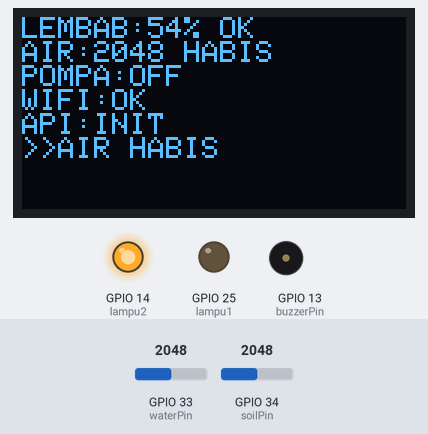
Bench run of a sketch on a simulated ESP32. Shown: 128×64 one-colour display, output pins drawn as LEDs (lit = HIGH), buzzer (waves = sounding). Inputs (shaded band) come from the test bench; at power-on: GPIO 33 (waterPin) = 2048, GPIO 34 (soilPin) = 2048 (analog values on the 0–4095 scale). WiFi joins after 1.5 s; servers stay silent unless stated; uploads are accepted with an empty reply; what the sketch prints to the serial monitor is not drawn.

Above: at 3.0 s.
3.1 s: GPIO 33 (waterPin) set to 2866
At 4.5 s:
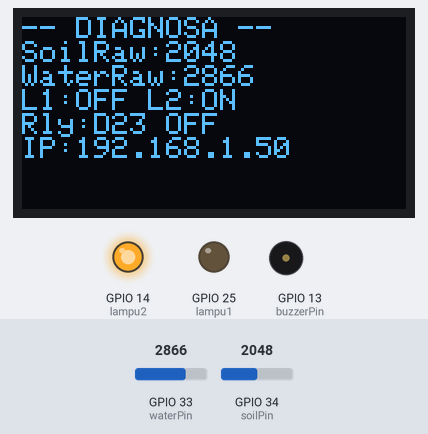
6.1 s: GPIO 34 (soilPin) set to 7
At 7.1 s:
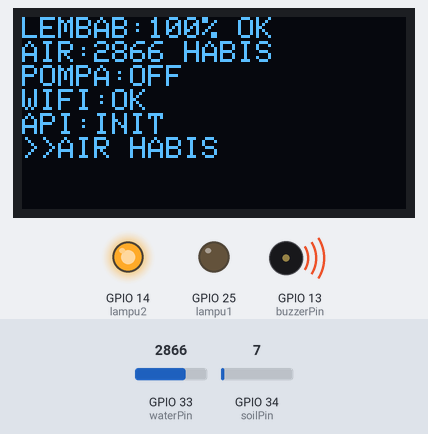
8.7 s: GPIO 34 (soilPin) set to 4
At 11.4 s:
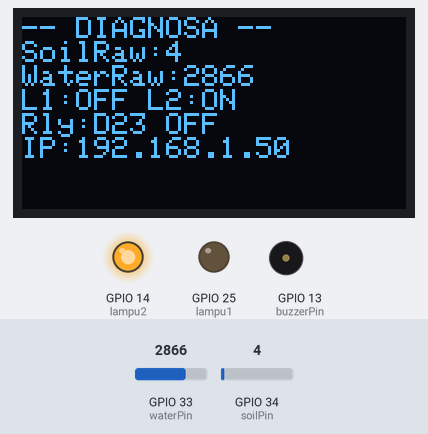
11.7 s: GPIO 34 (soilPin) set to 70
At 14.5 s:
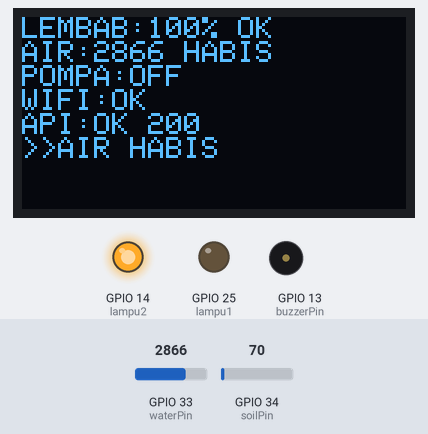
14.7 s: GPIO 34 (soilPin) set to 0
At 17.1 s:
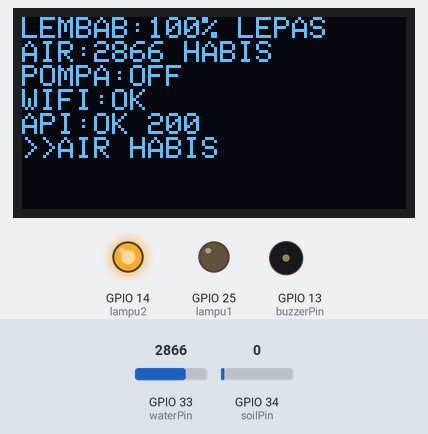
17.7 s: GPIO 33 (waterPin) set to 3040
At 18.59 s:
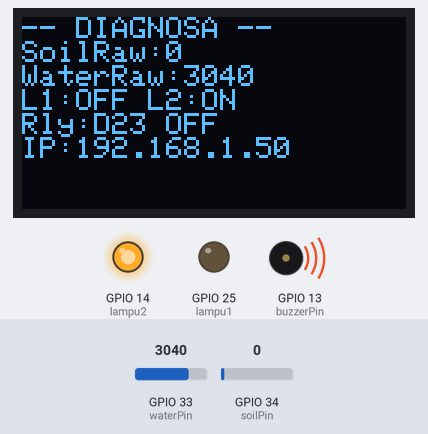
Timing chart, 0 to 21.1 s (numbered marks = the images above; inputs shaded):
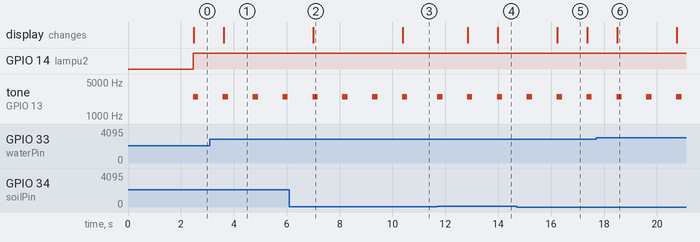

Measured:
- the behaviour switches between 6 and 5 on GPIO 34 (soilPin) (found by bisection; images 2 and 3)
- after the input at 3.1 s, the display: changes after 0.52 s (image 1)
- after the input at 6.1 s, the display: changes after 0.91 s (image 2)
- after the input at 8.7 s, the display: changes after 1.7 s (image 3)
- after the input at 11.7 s, the display: first changes after 1.2 s (image 4 shows a later state)
- after the input at 14.7 s, the display: changes after 1.5 s (image 5)
- after the input at 17.7 s, the display: changes after 0.80 s (image 6)
- by itself, tone on GPIO 13 (buzzerPin): alternates 2500 Hz for 0.20 s and silent for 0.93 s

The sketch:

codingan.ino
```cpp
#include <Wire.h>
#include <Adafruit_GFX.h>
#include <Adafruit_SSD1306.h>
#include <WiFi.h>
#include <HTTPClient.h>
#include <ArduinoJson.h>

const char* ssid = "Gas";
const char* password = "SamBos777";
const char* serverName = "https://iotbinus.projectbos.web.id/api/sensor";
const char* apiKey = "binus-iot-2025";

#define SDA_PIN 32
#define SCL_PIN 27
#define OLED_ADDR 0x3C
const int soilPin = 34;
const int waterPin = 33;
const int relayPin = 23;
const int lampu1 = 25;
const int lampu2 = 14;
const int buzzerPin = 13;
const bool RELAY_ACTIVE_LOW = true;

#define SOIL_KERING_UDARA 2900
#define SOIL_BASAH_AIR 1350
#define WATER_THRESHOLD 30
#define WATER_PUTUS 20

Adafruit_SSD1306 display(128, 64, &Wire, -1);
unsigned long lastSend = 0;
unsigned long lastPageSwitch = 0;
bool showPage2 = false;

String stWiFi = "INIT";
String stAPI = "INIT";
String stSoil = "OK";
String stWater = "OK";
bool pompaNyala = false; // FIX KAKA

int lastSoilRaw = -1;
int lastWaterRaw = -1;
unsigned long lastSoilChange = 0;
unsigned long lastWaterChange = 0;

void nyalakanPompa(bool nyala) {
  pompaNyala = nyala;
  if (nyala) {
    pinMode(relayPin, OUTPUT);
    if (RELAY_ACTIVE_LOW) digitalWrite(relayPin, LOW);
    else digitalWrite(relayPin, HIGH);
  } else {
    pinMode(relayPin, INPUT);
  }
}

int bacaSoilMedian() {
  int bacaan[10];
  for(int i=0; i<10; i++){ bacaan[i] = analogRead(soilPin); delay(80); }
  for(int i=0; i<9; i++) for(int j=i+1; j<10; j++) if(bacaan[i] > bacaan[j]){ int t=bacaan[i]; bacaan[i]=bacaan[j]; bacaan[j]=t; }
  return bacaan[5];
}

void setup() {
  Serial.begin(115200);
  pinMode(relayPin, INPUT);
  pinMode(lampu1, OUTPUT);
  pinMode(lampu2, OUTPUT);
  pinMode(buzzerPin, OUTPUT);
  nyalakanPompa(false);
  Wire.begin(SDA_PIN, SCL_PIN);
  analogReadResolution(12);
  analogSetAttenuation(ADC_11db);
  display.begin(SSD1306_SWITCHCAPVCC, OLED_ADDR);
  display.clearDisplay();
  display.setTextSize(1);
  display.setTextColor(1);
  display.setCursor(0,0);
  display.println("SISTEM 60CM START");
  display.display();
  WiFi.begin(ssid, password);
  int retry=0; while(WiFi.status()!=WL_CONNECTED && retry<20){ delay(500); Serial.print("."); retry++; }
  stWiFi = (WiFi.status()==WL_CONNECTED)? "OK" : "GAGAL";
  lastSoilChange = millis();
  lastWaterChange = millis();
}

void loop() {
  int rawSoil = bacaSoilMedian();
  long tot=0; for(int i=0;i<20;i++){ tot+=analogRead(waterPin); delay(5); }
  int rawWater = tot/20;

  if(rawSoil<=5 || rawSoil>=4090) stSoil="LEPAS";
  else {
    if(abs(rawSoil-lastSoilRaw)>15){ lastSoilChange=millis(); lastSoilRaw=rawSoil; }
    stSoil = (millis()-lastSoilChange>30000)? "STUCK" : "OK";
  }
  if(rawWater>=4090) stWater="LEPAS";
  else {
    if(abs(rawWater-lastWaterRaw)>10){ lastWaterChange=millis(); lastWaterRaw=rawWater; }
    stWater = (millis()-lastWaterChange>30000)? "STUCK" : "OK";
  }
  stWiFi = (WiFi.status()!=WL_CONNECTED)? "PUTUS" : "OK";

  int persenSoil = map(rawSoil, SOIL_KERING_UDARA, SOIL_BASAH_AIR, 0, 100);
  persenSoil = constrain(persenSoil, 0, 100);

  bool kabelPutus = rawWater > WATER_PUTUS;
  bool airHabis = (rawWater <= WATER_THRESHOLD) || kabelPutus;
  bool tanahKering = persenSoil < 30;

  String statusPompa = "OFF";
  String statusAkhir = "AMAN";
  if(airHabis){
    nyalakanPompa(false); digitalWrite(lampu1,LOW); digitalWrite(lampu2,HIGH); statusPompa="OFF"; statusAkhir="AIR HABIS";
    tone(buzzerPin,2500,200);
  } else if(tanahKering){
    nyalakanPompa(true); digitalWrite(lampu1,HIGH); digitalWrite(lampu2,LOW); statusPompa="ON"; statusAkhir="SIRAM ON";
  } else {
    nyalakanPompa(false); digitalWrite(lampu1,LOW); digitalWrite(lampu2,LOW); statusPompa="OFF"; statusAkhir="AMAN";
    noTone(buzzerPin);
  }

  if(millis()-lastPageSwitch>3000){ showPage2=!showPage2; lastPageSwitch=millis(); }

  display.clearDisplay();
  display.setCursor(0,0);
  display.setTextSize(1);
  if(!showPage2){
    display.printf("LEMBAB:%d%% %s\n", persenSoil, stSoil.c_str());
    display.printf("AIR:%d %s\n", rawWater, airHabis?"HABIS":"ADA");
    display.printf("POMPA:%s\n", statusPompa.c_str());
    display.printf("WIFI:%s\n", stWiFi.c_str());
    display.printf("API:%s\n", stAPI.c_str());
    display.printf(">>%s\n", statusAkhir.c_str());
  } else {
    display.println("-- DIAGNOSA --");
    display.printf("SoilRaw:%d\n", rawSoil);
    display.printf("WaterRaw:%d\n", rawWater);
    display.printf("L1:%s L2:%s\n", digitalRead(lampu1)?"ON":"OFF", digitalRead(lampu2)?"ON":"OFF");
    display.printf("Rly:D23 %s\n", pompaNyala?"ON":"OFF");
    display.printf("IP:%s\n", WiFi.localIP().toString().c_str());
  }
  display.display();

  if(millis()-lastSend>10000){
    if(WiFi.status()==WL_CONNECTED){
      HTTPClient http; http.begin(serverName);
      http.addHeader("Content-Type","application/json");
      http.addHeader("x-api-key", apiKey);
      DynamicJsonDocument doc(768);
      doc["soil_percent"]=persenSoil; doc["soil_raw"]=rawSoil; doc["water_raw"]=rawWater;
      doc["is_water_empty"]=airHabis; doc["is_soil_dry"]=tanahKering;
      doc["relay_d23"]=pompaNyala; doc["pump_status"]=(tanahKering &&!airHabis);
      String json; serializeJson(doc,json);
      int code=http.POST(json);
      stAPI = (code>=200 && code<300)? "OK "+String(code) : "FAIL "+String(code);
      http.end();
    } else { stAPI="SKIP"; WiFi.reconnect(); }
    lastSend=millis();
    Serial.printf("Soil:%d%% (%d) Water:%d %s Pompa:%s WiFi:%s API:%s\n", persenSoil, rawSoil, rawWater, airHabis?"HABIS":"ADA", statusPompa.c_str(), stWiFi.c_str(), stAPI.c_str());
  }
  delay(200);
}
```
